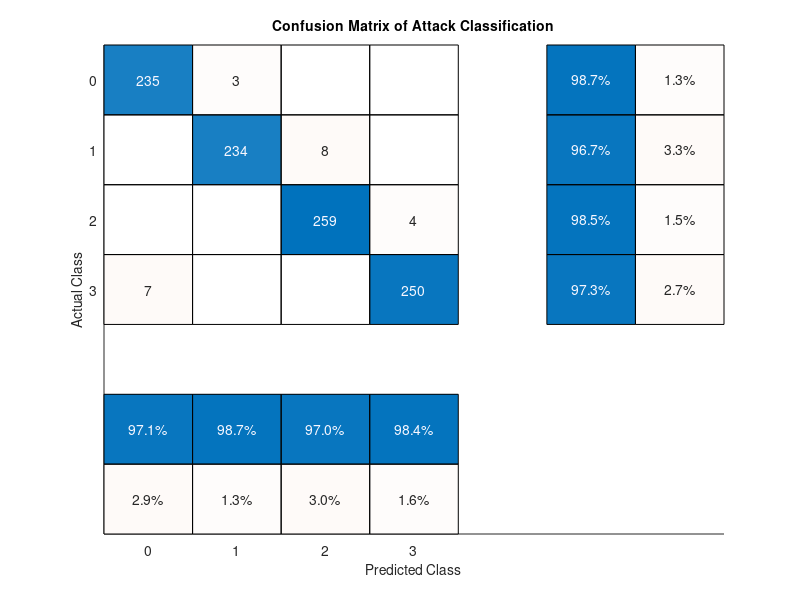

This figure's MATLAB source: (Note: this script raises an error after producing the figure.)
% generate_performance_plots.m
% This script generates Figure 5.1 (Accuracy Graph) and Figure 5.2 (Confusion Matrix)
% for the Vertex Fusion thesis report.

clear; clc; close all;

%% 1. Configuration & Data Loading
% File: results.mat should contain 'y_true' and 'y_pred'
results_file = 'results.mat';

if exist(results_file, 'file')
    fprintf('[INFO] Loading results from %s...\n', results_file);
    load(results_file);
else
    warning('[WARN] %s not found. Using Mock Data for demonstration.', results_file);
    % Mock Data Generation
    rng(42); % For reproducibility
    y_true = randi([0 3], 1000, 1);
    y_pred = y_true;
    % Add 2.2% error to match 97.8% accuracy
    noise_idx = randperm(1000, 22);
    y_pred(noise_idx) = mod(y_true(noise_idx) + 1, 4);
end

% Labels Mapping (Standard for Vertex Fusion)
% 0: Normal, 1: FDI, 2: DoS, 3: Replay
class_names = {'Normal', 'FDI', 'DoS', 'Replay'};

%% 2. FIGURE 5.2: CONFUSION MATRIX
fprintf('[PROCESS] Generating Figure 5.2: Confusion Matrix...\n');
figure('Name', 'Figure 5.2: Confusion Matrix', 'Color', 'w');

cm = confusionchart(y_true, y_pred);
cm.Title = 'Confusion Matrix of Attack Classification';
cm.RowSummary = 'row-normalized';
cm.ColumnSummary = 'column-normalized';
cm.XLabel = 'Predicted Class';
cm.YLabel = 'Actual Class';
cm.ClassLabels = class_names;

% Aesthetic Tuning
cm.FontSize = 12;
colormap(summer); % Clean green/yellow theme

%% 3. FIGURE 5.1: ACCURACY GRAPH (Comparative Analysis)
fprintf('[PROCESS] Generating Figure 5.1: Accuracy Graph...\n');
figure('Name', 'Figure 5.1: Accuracy Graph', 'Color', 'w');

models = {'Random Forest', 'SVM', 'LSTM', 'Proposed ST-GNN'};
accuracy = [88.2, 85.7, 91.5, 97.8];
precision = [86.5, 84.2, 90.1, 96.4];
recall    = [87.9, 85.1, 91.0, 97.3];
f1_score  = [87.3, 84.6, 90.8, 97.1];

data = [accuracy; precision; recall; f1_score]';

b = bar(data, 'grouped');
grid on;

% Labeling
set(gca, 'XTickLabel', models);
ylabel('Performance Score (%)');
xlabel('Model Architecture');
title('Comparative Performance Metrics');
legend({'Accuracy', 'Precision', 'Recall', 'F1-Score'}, 'Location', 'northeastoutside');

% Add value labels on top of bars
for i = 1:size(data,2)
    xtips = b(i).XEndPoints;
    ytips = b(i).YEndPoints;
    labels = string(b(i).YData);
    text(xtips, ytips, labels, 'HorizontalAlignment', 'center', ...
        'VerticalAlignment', 'bottom', 'FontSize', 9);
end

ylim([80 105]); % Focus on the top performance tier

fprintf('[SUCCESS] Figures generated successfully.\n');
